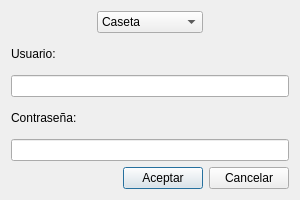
<?xml version="1.0" encoding="UTF-8"?>
<ui version="4.0">
 <class>QLoginDialog</class>
 <widget class="QDialog" name="QLoginDialog">
  <property name="geometry">
   <rect>
    <x>0</x>
    <y>0</y>
    <width>300</width>
    <height>200</height>
   </rect>
  </property>
  <property name="maximumSize">
   <size>
    <width>300</width>
    <height>200</height>
   </size>
  </property>
  <property name="windowTitle">
   <string>QtParkingPOS - Inicio de Sesión</string>
  </property>
  <layout class="QVBoxLayout" name="verticalLayout">
   <item>
    <layout class="QHBoxLayout" name="horizontalLayout_4">
     <item>
      <spacer name="horizontalSpacer">
       <property name="orientation">
        <enum>Qt::Horizontal</enum>
       </property>
       <property name="sizeHint" stdset="0">
        <size>
         <width>40</width>
         <height>20</height>
        </size>
       </property>
      </spacer>
     </item>
     <item>
      <widget class="QComboBox" name="comboBox">
       <item>
        <property name="text">
         <string>Caseta</string>
        </property>
       </item>
       <item>
        <property name="text">
         <string>Boletera</string>
        </property>
       </item>
       <item>
        <property name="text">
         <string>Administrador</string>
        </property>
       </item>
      </widget>
     </item>
     <item>
      <spacer name="horizontalSpacer_2">
       <property name="orientation">
        <enum>Qt::Horizontal</enum>
       </property>
       <property name="sizeHint" stdset="0">
        <size>
         <width>40</width>
         <height>20</height>
        </size>
       </property>
      </spacer>
     </item>
    </layout>
   </item>
   <item>
    <layout class="QHBoxLayout" name="horizontalLayout_3">
     <item>
      <widget class="QLabel" name="label">
       <property name="text">
        <string>Usuario:</string>
       </property>
      </widget>
     </item>
     <item>
      <spacer name="horizontalSpacer_3">
       <property name="orientation">
        <enum>Qt::Horizontal</enum>
       </property>
       <property name="sizeHint" stdset="0">
        <size>
         <width>40</width>
         <height>20</height>
        </size>
       </property>
      </spacer>
     </item>
    </layout>
   </item>
   <item>
    <widget class="QLineEdit" name="userLEdit"/>
   </item>
   <item>
    <layout class="QHBoxLayout" name="horizontalLayout_2">
     <item>
      <widget class="QLabel" name="label_2">
       <property name="text">
        <string>Contraseña:</string>
       </property>
      </widget>
     </item>
     <item>
      <spacer name="horizontalSpacer_4">
       <property name="orientation">
        <enum>Qt::Horizontal</enum>
       </property>
       <property name="sizeHint" stdset="0">
        <size>
         <width>40</width>
         <height>20</height>
        </size>
       </property>
      </spacer>
     </item>
    </layout>
   </item>
   <item>
    <widget class="QLineEdit" name="passLEdit">
     <property name="echoMode">
      <enum>QLineEdit::Password</enum>
     </property>
    </widget>
   </item>
   <item>
    <layout class="QHBoxLayout" name="horizontalLayout">
     <item>
      <spacer name="horizontalSpacer_5">
       <property name="orientation">
        <enum>Qt::Horizontal</enum>
       </property>
       <property name="sizeHint" stdset="0">
        <size>
         <width>40</width>
         <height>20</height>
        </size>
       </property>
      </spacer>
     </item>
     <item>
      <widget class="QPushButton" name="aceptarPButton">
       <property name="text">
        <string>Aceptar</string>
       </property>
      </widget>
     </item>
     <item>
      <widget class="QPushButton" name="cancelarPButton">
       <property name="text">
        <string>Cancelar</string>
       </property>
      </widget>
     </item>
    </layout>
   </item>
  </layout>
 </widget>
 <resources/>
 <connections>
  <connection>
   <sender>userLEdit</sender>
   <signal>returnPressed()</signal>
   <receiver>aceptarPButton</receiver>
   <slot>click()</slot>
   <hints>
    <hint type="sourcelabel">
     <x>128</x>
     <y>93</y>
    </hint>
    <hint type="destinationlabel">
     <x>178</x>
     <y>180</y>
    </hint>
   </hints>
  </connection>
  <connection>
   <sender>passLEdit</sender>
   <signal>returnPressed()</signal>
   <receiver>aceptarPButton</receiver>
   <slot>click()</slot>
   <hints>
    <hint type="sourcelabel">
     <x>84</x>
     <y>147</y>
    </hint>
    <hint type="destinationlabel">
     <x>174</x>
     <y>182</y>
    </hint>
   </hints>
  </connection>
  <connection>
   <sender>cancelarPButton</sender>
   <signal>released()</signal>
   <receiver>QLoginDialog</receiver>
   <slot>close()</slot>
   <hints>
    <hint type="sourcelabel">
     <x>249</x>
     <y>183</y>
    </hint>
    <hint type="destinationlabel">
     <x>261</x>
     <y>33</y>
    </hint>
   </hints>
  </connection>
 </connections>
</ui>
